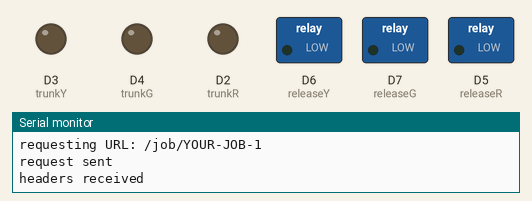
A sketch run on a simulated ESP8266 (NodeMCU). Shown: switched loads named in the sketch (green lamp = pin HIGH), output pins drawn as LEDs (lit = HIGH), the last lines printed to the serial monitor. WiFi joins after 1.5 s; servers stay silent unless stated; uploads are accepted with an empty reply.

Above: at 10.7 s.
At 24.12 s:
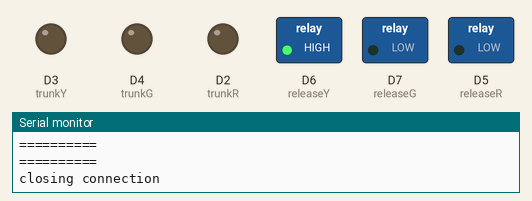
At 36.85 s:
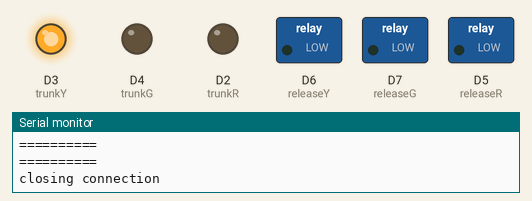
Timing chart, 0 to 43.1 s (numbered marks = the images above):
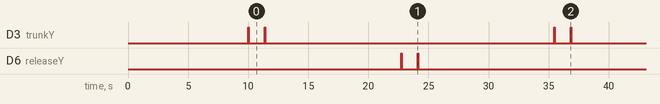

Measured:
- by itself, D3 (trunkY), D6 (releaseY): repeats every 25.5 s: LOW 1.3 s, HIGH 0.05 s, LOW 24.0 s, HIGH 0.05 s
- by itself, everything shown: repeats every 25.5 s, in 8 steps

The sketch:

jenkins-status.ino
```cpp
#include <Arduino.h>

#include <ESP8266WiFi.h>
#include <WiFiClientSecure.h>

const char* ssid1 = "SSID-1";
const char* password1 = "PASSWORD-1";
const char* ssid2 = "SSID-2";
const char* password2 = "PASSWORD-2";

#define trunkR D2
#define trunkY D3
#define trunkG D4

#define releaseR D5
#define releaseY D6
#define releaseG D7

const char* host = "YOUR-JENKINS-HOST.com";
const int httpsPort = 443;
String token = "Basic VVNFUl9OQU1FOkFQSV9UT0tFTg==";

String url1 =  "/job/YOUR-JOB-1";
String url2 =  "/job/YOUR-JOB-2";

#define SUCCESS 2
#define FAILURE 1
#define UNDEFINED 0

int trunkStatus = UNDEFINED;
int releaseStatus = UNDEFINED;
int trunkBuilding = false;
int releaseBuilding = false;

void setup() {
  Serial.begin(9600);
  Serial.println();
  Serial.print("connecting to ");
  Serial.println(ssid1);

  wifiConnect();

  pinMode(trunkR, OUTPUT);
  pinMode(trunkY, OUTPUT);
  pinMode(trunkG, OUTPUT);
  pinMode(releaseR, OUTPUT);
  pinMode(releaseY, OUTPUT);
  pinMode(releaseG, OUTPUT);

  digitalWrite(trunkR, LOW);
  digitalWrite(trunkY, LOW);
  digitalWrite(trunkG, LOW);

  digitalWrite(releaseR, LOW);
  digitalWrite(releaseY, LOW);
  digitalWrite(releaseG, LOW);
}

void loop() {

  blinkYellow(trunkBuilding, trunkY);

  trunkStatus = lastCompleted(url1, trunkG, trunkY, trunkR);
  setResult(trunkStatus, trunkR, trunkG);

  blinkYellow(trunkBuilding, trunkY);

  trunkBuilding = isBuilding(url1);
  setBuilding(trunkBuilding, trunkY);


  delay(10000);

  blinkYellow(releaseBuilding, releaseY);

  releaseStatus = lastCompleted(url2, releaseG, releaseY, releaseR);
  setResult(releaseStatus, releaseR, releaseG);

  blinkYellow(releaseBuilding, releaseY);

  releaseBuilding = isBuilding(url2);
  setBuilding(releaseBuilding, releaseY);

  delay(10000);
}

boolean lastCompleted(String url, int ledG, int ledY, int ledR) {
 wifiConnect();

  // Use WiFiClientSecure class to create TLS connection
  WiFiClientSecure client;
  Serial.print("connecting to ");
  Serial.println(host);
  if (!client.connect(host, httpsPort)) {
    Serial.println("connection failed");
    return false;
  }

  Serial.print("requesting URL: ");
  Serial.println(url);

  client.print(String("GET ") + url + "/lastCompletedBuild/api/json?tree=result HTTP/1.1\r\n" +
               "Host: " + host + "\r\n" +
               "User-Agent: BuildFailureDetectorESP8266\r\n" +
               "Authorization: " + token + "\r\n" +
               "Connection: close\r\n\r\n");

  Serial.println("request sent");
  while (client.connected()) {
    String line = client.readStringUntil('\n');
    if (line == "\r") {
      Serial.println("headers received");
      break;
    }
  }
  String line = client.readStringUntil('\n');
    Serial.println("reply was:");
  Serial.println("==========");
  Serial.println(line);
  Serial.println("==========");
  Serial.println("closing connection");

  if (line.indexOf("\"result\":\"SUCCESS\"") >= 0 ) {
    return SUCCESS;
  } else {
  if (line.indexOf("\"result\":\"FAILURE\"") >= 0 ) {
    return FAILURE;
  } else {
    return UNDEFINED;
  }
  }

}

boolean isBuilding(String url) {
  wifiConnect();

  // Use WiFiClientSecure class to create TLS connection
  WiFiClientSecure client;
  Serial.print("connecting to ");
  Serial.println(host);
  if (!client.connect(host, httpsPort)) {
    Serial.println("connection failed");
    return false;
  }
  Serial.print("requesting URL: ");
  Serial.println(url);

  client.print(String("GET ") + url + "/lastBuild/api/json?tree=building HTTP/1.1\r\n" +
               "Host: " + host + "\r\n" +
               "User-Agent: BuildFailureDetectorESP8266\r\n" +
               "Authorization: " + token + "\r\n" +
               "Connection: close\r\n\r\n");

  Serial.println("request sent");
  while (client.connected()) {
    String line = client.readStringUntil('\n');
    if (line == "\r") {
      Serial.println("headers received");
      break;
    }
  }
  String line = client.readStringUntil('\n');
  boolean building;
  if (line.indexOf("\"building\":true") >= 0 ) {
    building = true;
  } else {
    building = false;
  }
  Serial.println("reply was:");
  Serial.println("==========");
  Serial.println(line);
  Serial.println("==========");
  Serial.println("closing connection");
  return building;
}

void setResult(int result, int rPin, int gPin) {
  if(result == SUCCESS) {
    digitalWrite(rPin, LOW);
    digitalWrite(gPin, HIGH);
  } else {
    if(result == FAILURE) {
      digitalWrite(gPin, LOW);
      digitalWrite(rPin, HIGH);
    } else {
      digitalWrite(gPin, LOW);
      digitalWrite(rPin, LOW);
    }
  }
}

void setBuilding(int result, int yPin) {
   if(result) {
    digitalWrite(yPin, HIGH);
  } else {
    digitalWrite(yPin, LOW);
  }
}

void blinkYellow(int result, int yPin) {
  if(result) {
    digitalWrite(yPin, LOW);
    delay(50);
    digitalWrite(yPin, HIGH);
    delay(50);
  } else {
    digitalWrite(yPin, HIGH);
    delay(50);
    digitalWrite(yPin, LOW);
    delay(50);
  }
}

int tries = 0;

void wifiConnect() {
  while (WiFi.status() != WL_CONNECTED) {
    tries++;
    if(tries % 2 != 0 ) {
    Serial.print("Connecting to ");Serial.println(ssid1);
     WiFi.begin(ssid1, password1);
    } else {
      Serial.print("Connecting to ");Serial.println(ssid2);
     WiFi.begin(ssid2, password2);
    }
    delay(10000);
  }
  tries = 0;
  Serial.println(WiFi.localIP());
}
```
